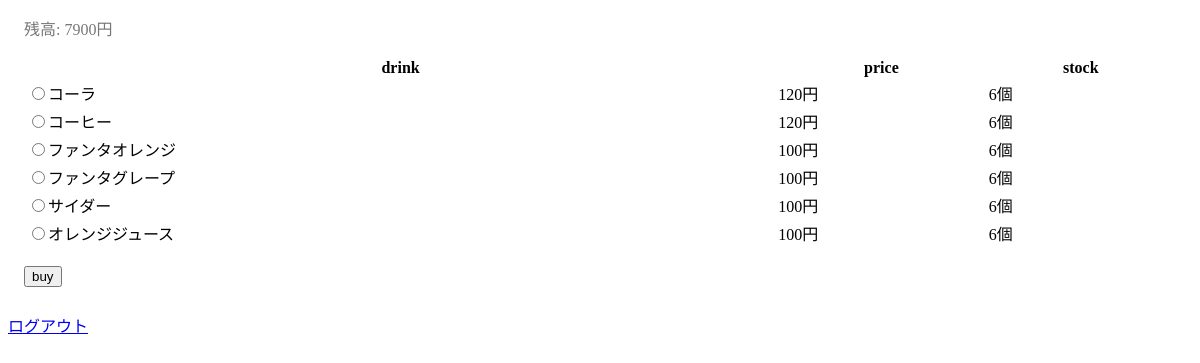
The app's page /toppage.php (signed in), older data.
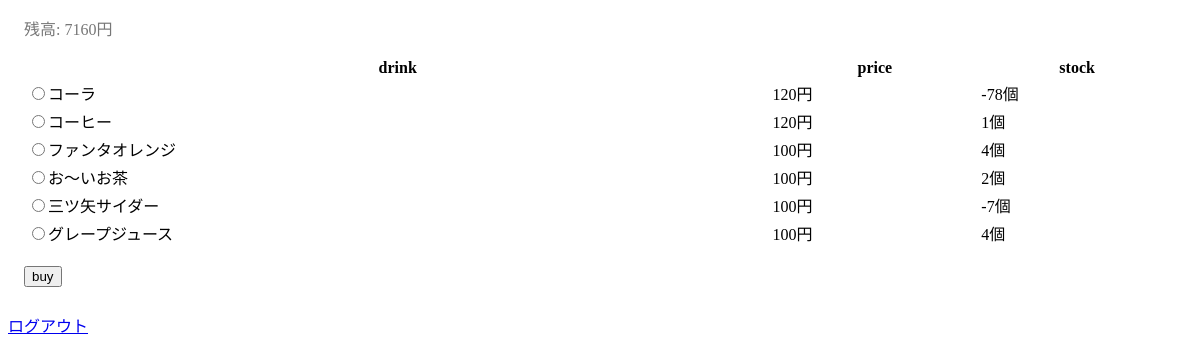
The same page, newer data.
### tables this page shows
CREATE TABLE "user" (
	`id`	INTEGER PRIMARY KEY AUTOINCREMENT,
	`money`	INTEGER,
	`name`	TEXT
, password text);

CREATE TABLE "product" (
	`id`	INTEGER PRIMARY KEY AUTOINCREMENT,
	`name`	TEXT,
	`price`	INTEGER
);

CREATE TABLE "stock" (
	`id`	INTEGER PRIMARY KEY AUTOINCREMENT,
	`product_id`	INTEGER,
	`number`	INTEGER
);

### functions.php (called while the page is built, shortened)
<?php
function generate_token()
{
  return hash('sha256', session_id());
}
function h($str)
{
  return htmlspecialchars($str, ENT_QUOTES, 'UTF-8');
}

### toppage.php (the view, shortened to what this page needs)
<?php
require_once __DIR__ . '/functions.php';
$pdo = new pdo("sqlite:anohako.sqlite");
$pdo->setattribute(PDO::ATTR_ERRMODE, PDO::ERRMODE_WARNING);
$st = $pdo->query("select * from product order by id desc");
$product = $st->fetchAll();
$user = $_SESSION['username'];
$st = $pdo->query("select money from user where name = '" . $user . "';");
$money = $st->fetchAll();
?>
<!DOCTYPE html>
<html lang="ja">
  <head>
    <link rel="stylesheet" href="//cdnjs.cloudflare.com/ajax/libs/10up-sanitize.css/4.1.0/sanitize.min.css">
    <link rel="stylesheet" href="https://code.getmdl.io/1.3.0/material.indigo-pink.min.css">
    <link rel="stylesheet" href="./style.css">
  </head>
  <body>
    <div class="container">
      <div class="mes"><?php print "残高: " . $money[0]['money']. "円"; ?></div>
      <form action="shopping_submit.php" method="get">
        <table class="mdl-data-table mdl-js-data-table mdl-shadow--2dp">
          <tr>
            <th class="mdl-data-table__cell--non-numeric">drink</th>
            <th>price</th>
            <th>stock</th>
          </tr>
          <?php
          foreach($product as $p) {
            print '<tr>';
            print '<td class="mdl-data-table__cell--non-numeric"><input type="radio" name="productname" value="'. $p["name"] .'">' . $p["name"] . '</th>';
            print '<td>' . $p["price"] . '円</th>';
            $st = $pdo->query("select * from stock where id =" .$p["id"] . ";");
            $stock = $st->fetchAll();
            print '<td>'.$stock[0]["number"].'個</td>';
            print '</tr>';
          }
          ?>
       </table>
       <input class="mdl-button mdl-js-button mdl-button--raised mdl-js-ripple-effect buy" type="submit" value="buy">
     </form>
  </div>
  <a href="/logout.php?token=<?=h(generate_token())?>">ログアウト</a>
  </body>
</html>

### style.css (style rules this page uses)
.container { margin: 8px 16px; }
.mes { color: #777; font-size: 16px; margin: 16px 0px; }
.buy { margin: 18px 0px; }
table { width: 100%; }

Row changes from the older to the newer data that the page shows:
changed user: money "7900" → "7160"
changed through a linked row, product "コーラ": stock.number "6" → "-78"
changed through a linked row, product "コーヒー": stock.number "6" → "1"
changed through a linked row, product "ファンタオレンジ": stock.number "6" → "4"
changed product: name "ファンタグレープ" → "お〜いお茶"; stock.number "6" → "2"
changed product: name "サイダー" → "三ツ矢サイダー"; stock.number "6" → "-7"
changed product: name "オレンジジュース" → "グレープジュース"; stock.number "6" → "4"
